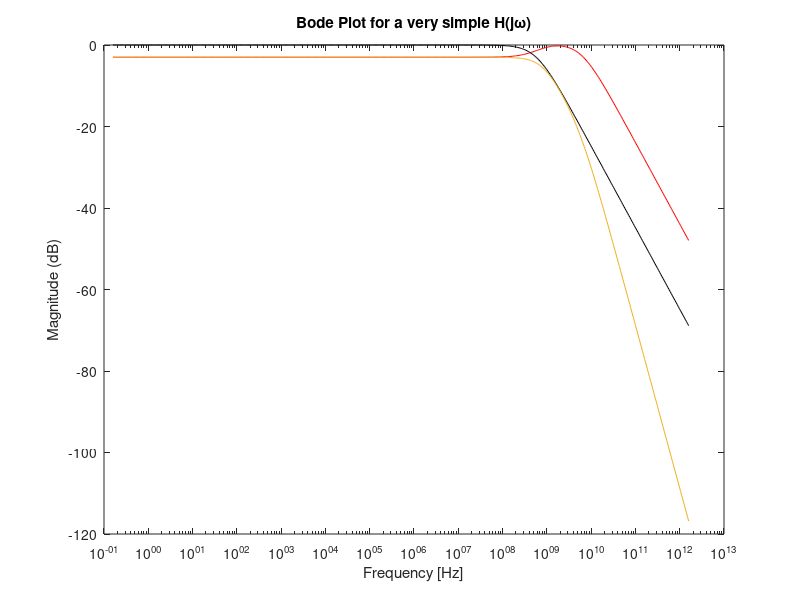

Write the MATLAB code that produced this figure.
%channel
close all
clear all

d=15;
Cp=34.06e-12;
Rp=36.2e-3;
Lp=5.06e-12;
C=Cp*d;
R=Rp*d;
L=Lp*d;



%syms s

w = logspace(0,13, 500);
% 
 b=[1 ];
 a=[1  R*C*i*w];
%Hch = (1 + j*w*10e-11).*(1 + j*w*4e-11)./ ((1 + j*w*R*C).*(1 + j*w*15e-10).*(1 + j*w*2e-12)); 
 
Hch = 1./ (1 + j*w*R*C); 


fz=5e8;
fp1=1.5e9;
fp2=6e9;
wz=fz*pi*2;
wp1=fp1*pi*2;
wp2=fp2*pi*2;

b=[1 wz];
a0=[1 wp1];
a1=[1 wp2];
a=conv(a0, a1);

DCg=-3;
wp1=(DCg/2)*wz;
HFb=wp1/wz;
gmCp=wp2*10^(DCg/20)*HFb;
Hct =gmCp* (j*w +wz)./((j*w +wp1).*(j*w +wp2));

figure
semilogx(w/(2*pi),20*log10(abs(Hct)), 'color',[1 0 0])
title('Bode Plot for a very simple H(j\omega)');
ylabel('Magnitude (dB)')
xlabel('Frequency [Hz]')
hold on

semilogx(w/(2*pi),20*log10(abs(Hch)),'color',[0 0 0])
title('Bode Plot for a very simple H(j\omega)');
ylabel('Magnitude (dB)')

semilogx(w/(2*pi),(20*log10(abs(Hch)) +20*log10(abs(Hct))))


hold off

